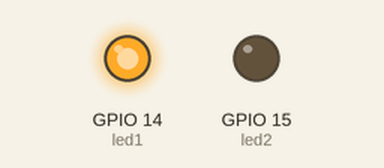
A program run on a simulated Raspberry Pi (BCM pin numbers). Shown: output pins drawn as LEDs (lit = HIGH). At 12.0 s the program stops and its outputs stay as they are.

Above: at 0.1 s.
At 1.1 s:
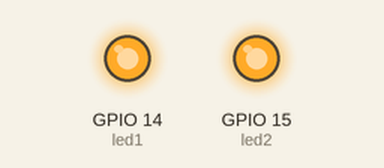
At 10.1 s:
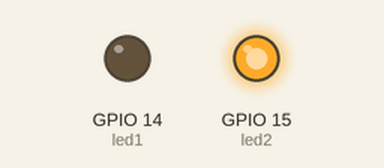
At 12.1 s:
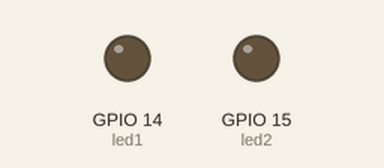
Timing chart, 0 to 13.5 s (numbered marks = the images above):
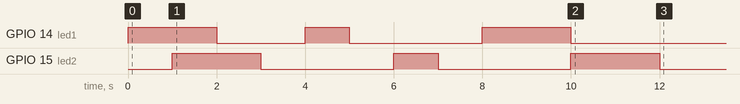

The program:

led2.py
```python
# led2.py
import RPi.GPIO as GPIO
import time

led1 = 14
led2 = 15

GPIO.setmode( GPIO.BCM )
GPIO.setwarnings( False )

def led_init( led1, led2 ):
    GPIO.setup( led1, GPIO.OUT )
    GPIO.setup( led2, GPIO.OUT )

def led_on( led_pin ):
    GPIO.output( led_pin, True )

def led_off( led_pin ):
    GPIO.output( led_pin, False )

def led_blink( led_pin, delay ):
    led_on( led_pin )
    time.sleep( delay )
    led_off( led_pin )
    time.sleep( delay )

def led_all_blink():
    led_on( led1 )
    led_on( led2 )
    time.sleep( 0.5 )
    led_off( led1 )
    led_off( led2 )
    time.sleep( 0.5 )

def led_shift( led1, led2, delay ):
    led_on( led1 )
    led_off( led2 )
    time.sleep( delay )
    led_on( led2 )
    led_off( led1 )
    time.sleep( delay )

if __name__ == "__main__":
    led_init( led1, led2 )
    led_on( led1 )
    time.sleep( 1 )
    led_on( led2 )
    time.sleep( 1 )
    led_off( led1 )
    time.sleep( 1 )
    led_off( led2 )
    time.sleep( 1 )
    led_blink( led1, 1 )
    led_blink( led2, 1 )
    led_shift( led1, led2, 2 )

    led_off( led1 )
    led_off( led2 )
```

Measured:
- by itself, GPIO 14 (led1): goes HIGH 2.0 s, LOW 2.0 s, HIGH 1.0 s, LOW 3.0 s, HIGH 2.0 s, then LOW
- by itself, GPIO 15 (led2): goes HIGH 2.0 s, LOW 3.0 s, HIGH 1.0 s, LOW 3.0 s, HIGH 2.0 s, then LOW
